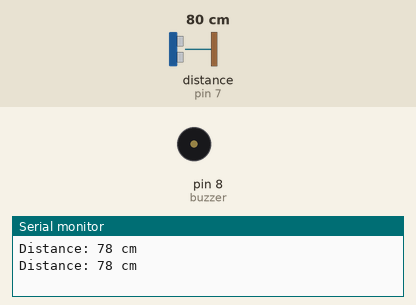
A sketch run on a simulated Arduino Uno, built with avr-gcc and run on an emulated ATmega328P. Parts: buzzer (waves = sounding), the last lines printed to the serial monitor. Wiring (inferred from the names in the program): ultrasonic range finder: trigger pin 6; echo pin 7. The test bench sets the inputs (shaded band); at power-on: distance to the obstacle (sensor on pin 7) 80 cm. The echo pulse lasts 58.3 µs per cm.

Above: at 2.8 s.
2.9 s: distance to the obstacle (sensor on pin 7) set to 2 cm
At 4.07 s:
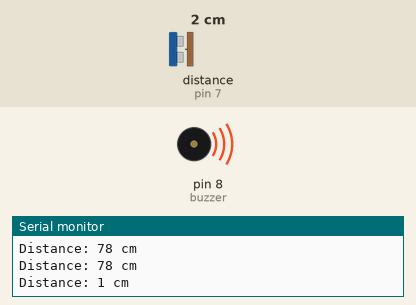
6.4 s: distance to the obstacle (sensor on pin 7) set to 18 cm
At 6.71 s:
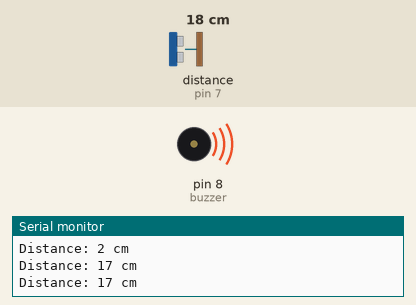
Timing chart, 0 to 15.9 s (numbered marks = the images above; inputs shaded):
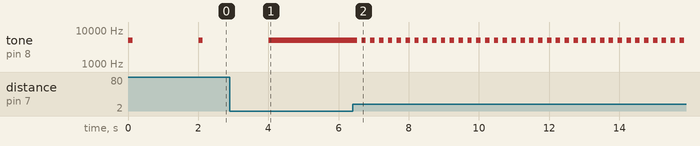

Measured:
- after the input at 2.9 s, tone on pin 8 (buzzer): goes on until 4.0 s, then stays 5000 Hz
- after the input at 6.4 s, tone on pin 8 (buzzer): alternates 5000 Hz for 0.13 s and silent for 0.13 s, starting after 0.13 s
- by itself, tone on pin 8 (buzzer): alternates 5000 Hz for 0.13 s and silent for 1.9 s

The sketch:

distance.ino
```cpp
#define trigPin 6
#define echoPin 7
#define buzzer 8

long duration;
int distance;

void setup() {
pinMode(trigPin, OUTPUT);
pinMode(echoPin, INPUT);
pinMode(buzzer, OUTPUT);
Serial.begin(9600);
}

void loop() {
digitalWrite(trigPin, LOW);;
digitalWrite(trigPin, HIGH);
digitalWrite(trigPin, LOW);


duration = pulseIn(echoPin, HIGH);
distance= duration*0.034/2;
Serial.print("Distance: "); // Prints string "Distance" on the LCD
Serial.print(distance); // Prints the distance value from the sensor
Serial.print(" cm\n");


if(distance >= 200){
    tone(buzzer, 5000, 125);
    //noTone(buzzer);
    delay(5000);
}
else if(distance >= 150 && distance < 200){
    tone(buzzer, 5000, 125);
    //noTone(buzzer);
    delay(4000);

}
else if(distance >= 100 && distance < 150){
    tone(buzzer, 5000, 125);
    //noTone(buzzer);
    delay(3000);
}
else if(distance >= 50 && distance < 100){
   tone(buzzer, 5000, 125);
    //noTone(buzzer);
    delay(2000);
}
else if(distance >= 40 && distance < 50){
    tone(buzzer, 5000, 125);
    //noTone(buzzer);
    delay(1500);
}
else if(distance >= 30 && distance < 40){
    tone(buzzer, 5000, 125);
      //noTone(buzzer);
      delay(1000);
}
else if(distance >= 20 && distance < 30){
      tone(buzzer, 5000, 125);
      //noTone(buzzer);
      delay(500);
}
else if(distance >= 10 && distance < 20){
     tone(buzzer, 5000, 125);
      //noTone(buzzer);
      delay(250);
}
else if(distance < 10){
      tone(buzzer, 5000, 125);
      //noTone(buzzer);
      delay(125);
}

}
```
